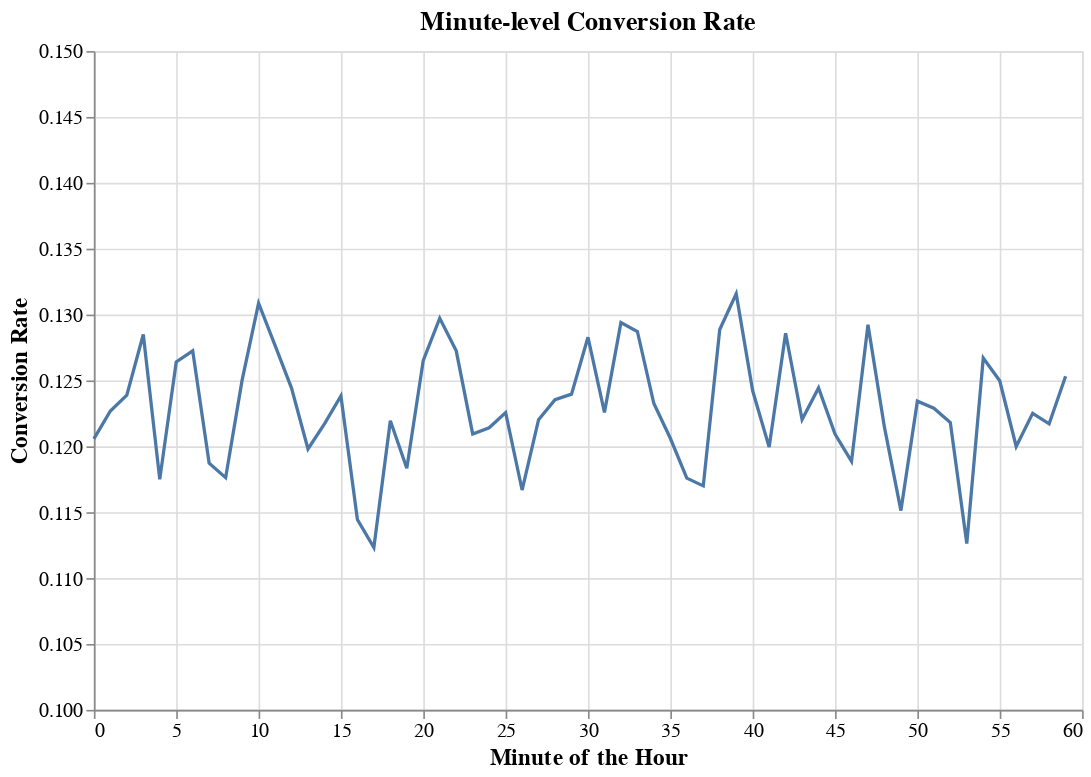

Notebook source saved alongside this figure:
### Code cell
minute_conversion = df.groupby('minute')['converted'].mean().reset_index()
# Create the Altair chart
chart = alt.Chart(minute_conversion).mark_line().encode(
    x=alt.X('minute', title='Minute of the Hour'),
    y=alt.Y('converted', scale=alt.Scale(domain=[0.1, 0.15]), title='Conversion Rate')
).properties(
    width=600,
    height=400,
    title='Minute-level Conversion Rate'
)

# Customize axis labels and title
chart = chart.configure_axis(
    labelFontSize=12,    # Font size for axis labels
    titleFontSize=14     # Font size for axis titles
).configure_title(
    fontSize=16          # Font size for the chart title
)

# Display the Altair chart
chart

### Figure 1 — Vega-Lite specification as saved in the notebook (floating-point values rounded to 4 significant figures)
{"config": {"view": {"continuousWidth": 300, "continuousHeight": 300}, "axis": {"labelFontSize": 12, "titleFontSize": 14}, "title": {"fontSize": 16}}, "data": {"name": "data-16d837d762ec6d8c3cedafd9f0d14b0b"}, "mark": {"type": "line"}, "encoding": {"x": {"field": "minute", "title": "Minute of the Hour", "type": "quantitative"}, "y": {"field": "converted", "scale": {"domain": [0.1, 0.15]}, "title": "Conversion Rate", "type": "quantitative"}}, "height": 400, "title": "Minute-level Conversion Rate", "width": 600, "$schema": "https://vega.github.io/schema/vega-lite/v5.8.0.json", "datasets": {"data-16d837d762ec6d8c3cedafd9f0d14b0b": [{"minute": 0, "converted": 0.1206}, {"minute": 1, "converted": 0.1227}, {"minute": 2, "converted": 0.1239}, {"minute": 3, "converted": 0.1285}, {"minute": 4, "converted": 0.1175}, {"minute": 5, "converted": 0.1264}, {"minute": 6, "converted": 0.1272}, {"minute": 7, "converted": 0.1187}, {"minute": 8, "converted": 0.1176}, {"minute": 9, "converted": 0.125}, {"minute": 10, "converted": 0.1309}, {"minute": 11, "converted": 0.1277}, {"minute": 12, "converted": 0.1244}, {"minute": 13, "converted": 0.1198}, {"minute": 14, "converted": 0.1217}, {"minute": 15, "converted": 0.1238}, {"minute": 16, "converted": 0.1144}, {"minute": 17, "converted": 0.1123}, {"minute": 18, "converted": 0.1219}, {"minute": 19, "converted": 0.1183}, {"minute": 20, "converted": 0.1265}, {"minute": 21, "converted": 0.1297}, {"minute": 22, "converted": 0.1272}, {"minute": 23, "converted": 0.1209}, {"minute": 24, "converted": 0.1214}, {"minute": 25, "converted": 0.1226}, {"minute": 26, "converted": 0.1167}, {"minute": 27, "converted": 0.122}, {"minute": 28, "converted": 0.1235}, {"minute": 29, "converted": 0.124}, {"minute": 30, "converted": 0.1283}, {"minute": 31, "converted": 0.1226}, {"minute": 32, "converted": 0.1294}, {"minute": 33, "converted": 0.1287}, {"minute": 34, "converted": 0.1233}, {"minute": 35, "converted": 0.1206}, {"minute": 36, "converted": 0.1176}, {"minute": 37, "converted": 0.117}, {"minute": 38, "converted": 0.1289}, {"minute": 39, "converted": 0.1316}, {"minute": 40, "converted": 0.1242}, {"minute": 41, "converted": 0.1199}, {"minute": 42, "converted": 0.1286}, {"minute": 43, "converted": 0.122}, {"minute": 44, "converted": 0.1244}, {"minute": 45, "converted": 0.1209}, {"minute": 46, "converted": 0.1189}, {"minute": 47, "converted": 0.1292}, {"minute": 48, "converted": 0.1215}, {"minute": 49, "converted": 0.1151}, {"minute": 50, "converted": 0.1234}, {"minute": 51, "converted": 0.1229}, {"minute": 52, "converted": 0.1218}, {"minute": 53, "converted": 0.1126}, {"minute": 54, "converted": 0.1267}, {"minute": 55, "converted": 0.125}, {"minute": 56, "converted": 0.12}, {"minute": 57, "converted": 0.1225}, {"minute": 58, "converted": 0.1217}, {"minute": 59, "converted": 0.1253}]}}
